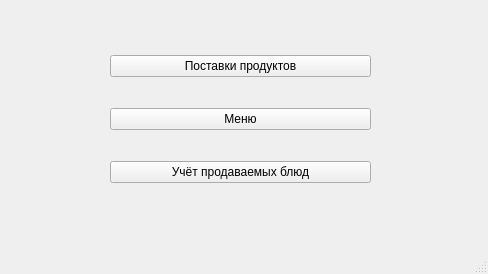
<?xml version="1.0" encoding="UTF-8"?>
<ui version="4.0">
 <class>MainWindow</class>
 <widget class="QMainWindow" name="MainWindow">
  <property name="geometry">
   <rect>
    <x>0</x>
    <y>0</y>
    <width>488</width>
    <height>274</height>
   </rect>
  </property>
  <property name="windowTitle">
   <string>Главный экран</string>
  </property>
  <widget class="QWidget" name="centralwidget">
   <widget class="QWidget" name="">
    <property name="geometry">
     <rect>
      <x>110</x>
      <y>30</y>
      <width>261</width>
      <height>181</height>
     </rect>
    </property>
    <layout class="QVBoxLayout" name="verticalLayout">
     <item>
      <widget class="QPushButton" name="pushButton">
       <property name="text">
        <string>Поставки продуктов</string>
       </property>
      </widget>
     </item>
     <item>
      <widget class="QPushButton" name="pushButton_2">
       <property name="text">
        <string>Меню</string>
       </property>
      </widget>
     </item>
     <item>
      <widget class="QPushButton" name="pushButton_3">
       <property name="text">
        <string>Учёт продаваемых блюд</string>
       </property>
      </widget>
     </item>
    </layout>
   </widget>
  </widget>
  <widget class="QMenuBar" name="menubar">
   <property name="geometry">
    <rect>
     <x>0</x>
     <y>0</y>
     <width>488</width>
     <height>21</height>
    </rect>
   </property>
  </widget>
  <widget class="QStatusBar" name="statusbar"/>
 </widget>
 <resources/>
 <connections/>
</ui>
